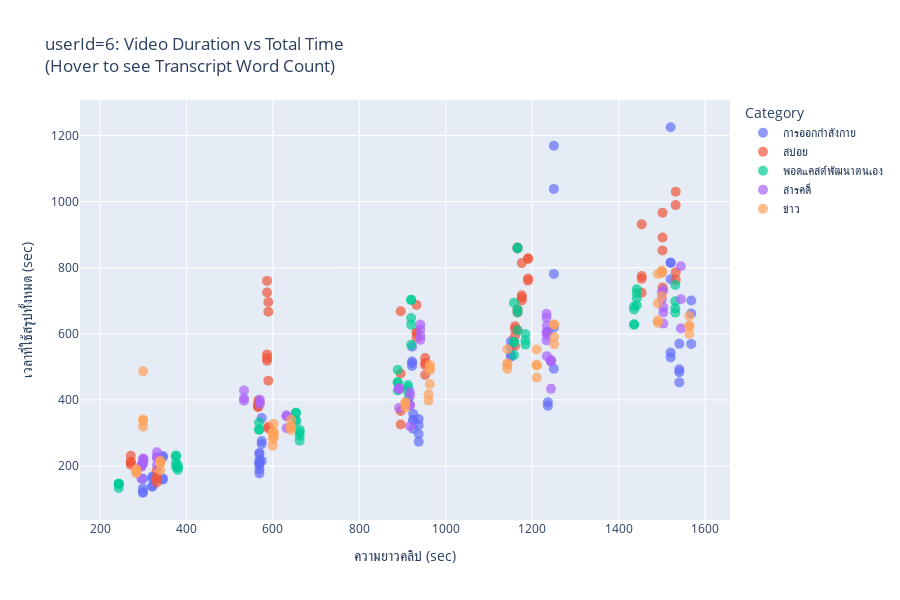

Notebook cell for this chart:
### Code cell
import plotly.express as px

# สร้าง 2D Scatter Plot แบบ interactive
fig = px.scatter(
    df_merged,
    x='durationSec',
    y='timeTotal',
    color='Category',
    hover_data=['transcriptWord', 'whisperTemp', 'youtubeUrl'],  # เพิ่ม whisperTemp
    title='userId=6: Video Duration vs Total Time<br>(Hover to see Transcript Word Count)',
    labels={
        'durationSec': 'ความยาวคลิป (sec)',
        'timeTotal': 'เวลาที่ใช้สรุปทั้งหมด (sec)',
        'transcriptWord': 'จำนวนคำ',
        'whisperTemp': 'Whisper Temp'  
    }
)

# ปรับขนาดและ style
fig.update_traces(marker=dict(size=10, opacity=0.7))
fig.update_layout(
    width=900,
    height=600,
    legend_title_text='Category',
    hovermode='closest'
)

fig.show()

### Figure 1 — Plotly figure (JSON) as saved in the notebook; plotly's stock layout.template omitted (floating-point values rounded to 4 significant figures; data arrays with more than 128 entries replaced by an {"elided": "..."} marker saying what was removed)
{"data": [{"customdata": {"elided": "61x3 mixed values"}, "hovertemplate": "Category=การออกกำลังกาย<br>ความยาวคลิป (sec)=%{x}<br>เวลาที่ใช้สรุปทั้งหมด (sec)=%{y}<br>จำนวนคำ=%{customdata[0]}<br>Whisper Temp=%{customdata[1]}<br>youtubeUrl=%{customdata[2]}<extra></extra>", "legendgroup": "การออกกำลังกาย", "marker": {"color": "#636efa", "opacity": 0.7, "size": 10, "symbol": "circle"}, "mode": "markers", "name": "การออกกำลังกาย", "orientation": "v", "showlegend": true, "type": "scatter", "x": [1540.0, 1520.0, 1250.0, 1151.0, 924.6, 937.3, 922.0, 568.8, 568.7, 574.0, 345.3, 320.9, 299.1, 1540.0, 1568.0, 1520.0, 1250.0, 1236.0, 1151.0, 924.6, 937.3, 922.0, 568.8, 568.7, 574.0, 345.3, 320.9, 299.1, 1540.0, 1568.0, 1520.0, 1250.0, 1236.0, 1151.0, 924.6, 937.3, 922.0, 568.8, 568.7, 574.0, 345.3, 320.9, 299.1, 1540.0, 1568.0, 1520.0, 1520.0, 1250.0, 1520.0, 1250.0, 1236.0, 1151.0, 924.6, 937.3, 922.0, 568.8, 568.7, 574.0, 345.3, 320.9, 299.1], "xaxis": "x", "y": [569.5, 765.1, 781.2, 577.1, 312.5, 273.4, 502.8, 189.2, 177.6, 215.2, 158.6, 136.8, 121.0, 483.8, 661.3, 543.1, 619.1, 392.4, 530.6, 340.0, 296.6, 511.2, 239.2, 218.1, 345.1, 229.8, 162.6, 160.8, 492.3, 700.9, 528.1, 494.3, 382.2, 558.9, 358.2, 323.1, 560.8, 236.4, 203.5, 266.6, 162.3, 139.0, 118.8, 452.9, 569.3, 815.1, 815.2, 1169.0, 1225.0, 1038.0, 604.3, 534.8, 338.9, 342.2, 516.1, 207.6, 211.3, 275.6, 226.6, 167.8, 132.0], "yaxis": "y"}, {"customdata": {"elided": "63x3 mixed values"}, "hovertemplate": "Category=สปอย<br>ความยาวคลิป (sec)=%{x}<br>เวลาที่ใช้สรุปทั้งหมด (sec)=%{y}<br>จำนวนคำ=%{customdata[0]}<br>Whisper Temp=%{customdata[1]}<br>youtubeUrl=%{customdata[2]}<extra></extra>", "legendgroup": "สปอย", "marker": {"color": "#EF553B", "opacity": 0.7, "size": 10, "symbol": "circle"}, "mode": "markers", "name": "สปอย", "orientation": "v", "showlegend": true, "type": "scatter", "x": [1502.0, 1532.0, 1453.0, 1160.0, 1190.0, 1176.0, 895.7, 952.2, 932.4, 565.6, 589.4, 586.4, 271.0, 330.9, 1166.0, 1502.0, 1532.0, 1453.0, 1160.0, 1190.0, 1176.0, 895.7, 952.2, 932.4, 565.6, 589.4, 586.4, 271.0, 330.9, 1166.0, 1502.0, 1532.0, 1453.0, 1160.0, 1190.0, 1176.0, 895.7, 952.2, 932.4, 565.6, 589.4, 586.4, 271.0, 330.9, 1166.0, 1502.0, 1532.0, 1453.0, 1160.0, 1190.0, 1176.0, 895.7, 952.2, 932.4, 565.6, 589.4, 586.4, 586.4, 589.4, 271.0, 330.9, 1166.0, 1166.0], "xaxis": "x", "y": [739.8, 763.8, 723.9, 563.4, 766.9, 701.1, 479.6, 505.7, 588.2, 379.4, 313.1, 518.1, 203.5, 161.8, 610.7, 966.2, 1030.0, 766.6, 593.9, 828.7, 813.9, 668.4, 526.5, 687.1, 378.1, 457.9, 537.6, 231.0, 185.8, 664.7, 852.3, 785.9, 774.5, 622.9, 826.5, 716.4, 325.3, 512.5, 602.3, 385.9, 318.6, 527.0, 212.4, 149.7, 673.8, 891.6, 989.4, 931.2, 614.5, 760.9, 709.7, 366.3, 475.4, 604.7, 398.3, 695.9, 760.0, 725.1, 666.9, 211.4, 163.2, 858.1, 861.0], "yaxis": "y"}, {"customdata": {"elided": "60x3 mixed values"}, "hovertemplate": "Category=พอดแคสต์พัฒนาตนเอง<br>ความยาวคลิป (sec)=%{x}<br>เวลาที่ใช้สรุปทั้งหมด (sec)=%{y}<br>จำนวนคำ=%{customdata[0]}<br>Whisper Temp=%{customdata[1]}<br>youtubeUrl=%{customdata[2]}<extra></extra>", "legendgroup": "พอดแคสต์พัฒนาตนเอง", "marker": {"color": "#00cc96", "opacity": 0.7, "size": 10, "symbol": "circle"}, "mode": "markers", "name": "พอดแคสต์พัฒนาตนเอง", "orientation": "v", "showlegend": true, "type": "scatter", "x": [1436.0, 1442.0, 1531.0, 1158.0, 1166.0, 1184.0, 912.4, 919.8, 888.8, 653.3, 661.9, 243.2, 379.7, 375.6, 1436.0, 1442.0, 1531.0, 1158.0, 1166.0, 912.4, 919.8, 888.8, 653.3, 661.9, 567.9, 243.2, 379.7, 375.6, 1436.0, 1442.0, 1531.0, 1158.0, 1166.0, 1184.0, 912.4, 919.8, 888.8, 653.3, 661.9, 567.9, 243.2, 379.7, 375.6, 1436.0, 1442.0, 1531.0, 1158.0, 1166.0, 1166.0, 1184.0, 912.4, 919.8, 919.8, 888.8, 653.3, 661.9, 567.9, 243.2, 379.7, 375.6], "xaxis": "x", "y": [627.3, 686.4, 664.1, 575.7, 610.7, 580.1, 399.2, 627.5, 491.3, 339.3, 291.6, 133.2, 188.1, 197.2, 673.7, 734.8, 677.2, 693.7, 664.7, 424.1, 647.7, 452.7, 361.1, 301.9, 311.0, 145.6, 195.8, 210.0, 682.4, 722.9, 698.4, 573.4, 673.8, 599.1, 445.0, 566.5, 453.4, 360.9, 309.1, 331.2, 145.6, 195.9, 228.7, 628.5, 707.6, 747.7, 535.5, 858.1, 861.0, 567.2, 437.4, 702.3, 702.7, 428.3, 333.4, 276.5, 308.5, 146.0, 202.6, 231.9], "yaxis": "y"}, {"customdata": {"elided": "56x3 mixed values"}, "hovertemplate": "Category=สารคดี<br>ความยาวคลิป (sec)=%{x}<br>เวลาที่ใช้สรุปทั้งหมด (sec)=%{y}<br>จำนวนคำ=%{customdata[0]}<br>Whisper Temp=%{customdata[1]}<br>youtubeUrl=%{customdata[2]}<extra></extra>", "legendgroup": "สารคดี", "marker": {"color": "#ab63fa", "opacity": 0.7, "size": 10, "symbol": "circle"}, "mode": "markers", "name": "สารคดี", "orientation": "v", "showlegend": true, "type": "scatter", "x": [1503.0, 1544.0, 1233.0, 1243.0, 1234.0, 917.1, 941.1, 891.7, 533.1, 569.5, 631.4, 295.6, 300.1, 331.5, 1503.0, 1500.0, 1233.0, 1243.0, 1234.0, 917.1, 917.1, 941.1, 891.7, 533.1, 569.5, 295.6, 300.1, 331.5, 1503.0, 1544.0, 1500.0, 1233.0, 1243.0, 1234.0, 917.1, 941.1, 891.7, 533.1, 631.4, 295.6, 300.1, 331.5, 1503.0, 1544.0, 1500.0, 1233.0, 1243.0, 1234.0, 917.1, 941.1, 891.7, 569.5, 631.4, 295.6, 300.1, 331.5], "xaxis": "x", "y": [630.7, 704.5, 579.7, 433.3, 532.2, 320.1, 581.6, 375.3, 397.2, 386.9, 313.9, 161.6, 207.6, 202.9, 732.2, 786.1, 648.1, 520.3, 607.0, 424.0, 411.4, 627.8, 432.4, 404.6, 400.6, 197.5, 222.5, 224.6, 679.9, 804.4, 724.9, 660.4, 517.2, 624.0, 384.3, 612.8, 434.5, 428.2, 353.0, 201.0, 221.1, 226.4, 664.5, 616.0, 704.1, 604.3, 516.5, 595.8, 384.5, 594.1, 434.2, 392.6, 349.7, 202.3, 216.9, 241.6], "yaxis": "y"}, {"customdata": {"elided": "57x3 mixed values"}, "hovertemplate": "Category=ข่าว<br>ความยาวคลิป (sec)=%{x}<br>เวลาที่ใช้สรุปทั้งหมด (sec)=%{y}<br>จำนวนคำ=%{customdata[0]}<br>Whisper Temp=%{customdata[1]}<br>youtubeUrl=%{customdata[2]}<extra></extra>", "legendgroup": "ข่าว", "marker": {"color": "#FFA15A", "opacity": 0.7, "size": 10, "symbol": "circle"}, "mode": "markers", "name": "ข่าว", "orientation": "v", "showlegend": true, "type": "scatter", "x": [1500.0, 1564.0, 1491.0, 1210.0, 1251.0, 1142.0, 906.4, 963.1, 601.8, 641.7, 599.5, 339.3, 283.6, 299.5, 1500.0, 1564.0, 1491.0, 1210.0, 1251.0, 1142.0, 906.4, 963.1, 601.8, 641.7, 599.5, 339.3, 283.6, 299.5, 1500.0, 1564.0, 1491.0, 1210.0, 1251.0, 1142.0, 960.1, 963.1, 601.8, 641.7, 599.5, 339.3, 283.6, 299.5, 1500.0, 1564.0, 1491.0, 1210.0, 1251.0, 1142.0, 960.1, 906.4, 963.1, 601.8, 641.7, 599.5, 339.3, 283.6, 299.5], "xaxis": "x", "y": [714.2, 599.7, 633.6, 505.9, 568.0, 505.2, 377.1, 447.6, 286.7, 320.9, 261.2, 186.0, 179.4, 318.9, 786.0, 625.2, 692.3, 504.0, 589.9, 553.1, 389.9, 489.9, 302.6, 340.1, 281.5, 208.1, 187.9, 337.1, 791.2, 653.8, 780.6, 552.5, 627.9, 493.2, 416.9, 505.8, 327.8, 317.1, 301.1, 215.6, 179.1, 340.6, 783.9, 623.0, 639.8, 467.4, 627.5, 510.4, 397.6, 392.8, 497.5, 295.5, 309.1, 298.4, 209.5, 190.1, 486.6], "yaxis": "y"}], "layout": {"height": 600, "hovermode": "closest", "legend": {"title": {"text": "Category"}, "tracegroupgap": 0}, "title": {"text": "userId=6: Video Duration vs Total Time<br>(Hover to see Transcript Word Count)"}, "width": 900, "xaxis": {"anchor": "y", "domain": [0, 1], "title": {"text": "ความยาวคลิป (sec)"}}, "yaxis": {"anchor": "x", "domain": [0, 1], "title": {"text": "เวลาที่ใช้สรุปทั้งหมด (sec)"}}}}
